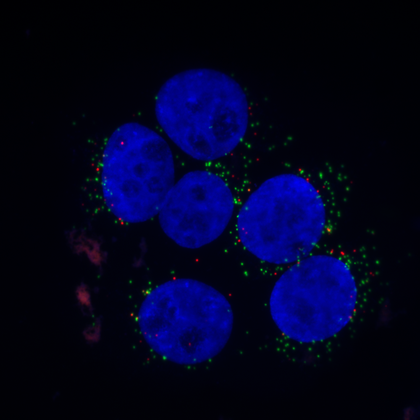
%> input picture TSBB08/lab5/C9minpeps2.bmp, 420 x 420 px, shrunk from 1000 x 1000 before the run
$ octave lab5_upp5.m   (GNU Octave 9; MATLAB toolbox functions it lacks are replaced by stand-ins)
%> lines starting %> are read from the running program, lines starting %| are printed output that depends on the picture; in (x1, y1, x2, y2) boxes, pixels count from 0 and x2, y2 are one past the last pixel; in counts of white or black regions, pixels touching at a corner belong together; the program's own positions count from 1
%% lab5 uppg5
clc
clear all

% Read a colour image
%--------------------
im1 = double(imread('C9minpeps2.bmp'));
figure(1), imshow(im1/255);

sobelx = [ 1 0 -1; 2 0 -2; 1 0 -1];
sobely = [ -1 -2 -1; 0 0 0 ; 1 2 1 ];


diffx = conv2(sobelx, sobelx);
diffy = conv2(sobely, sobely);

laplace = (-diffx - diffy)/64; % don't forget to scale the filter

% Look at the three colour components RGB
%----------------------------------------
im1r=im1(:,:,1); im1g=im1(:,:,2); im1b=im1(:,:,3);
%> after `im1r=im1(:,:,1)`:
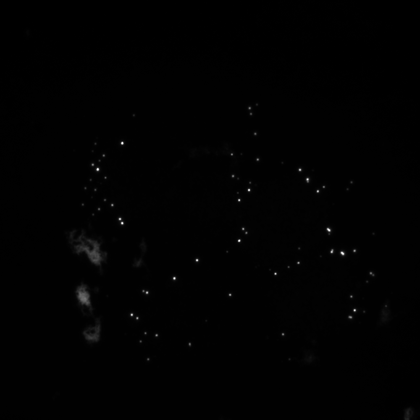
%> im1r: size 420x420 double; min 0, max 255, mean 1.5
%> after `im1g=im1(:,:,2)`:
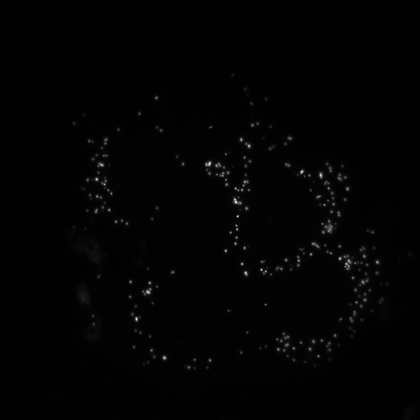
%> im1g: size 420x420 double; min 0, max 244, mean 2.8
%> after `im1b=im1(:,:,3)`:
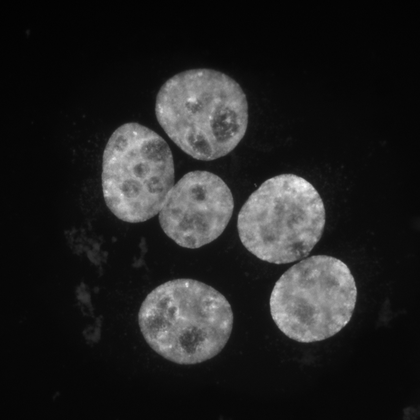
%> im1b: size 420x420 double; min 1, max 254, mean 34.3
figure(2), imshow(im1r,[0 255]), colormap(gray), colorbar;
figure(3), imshow(im1g,[0 255]), colormap(gray), colorbar;
figure(4), imshow(im1b,[0 255]), colormap(gray), colorbar;

filtered=conv2(im1r,laplace);
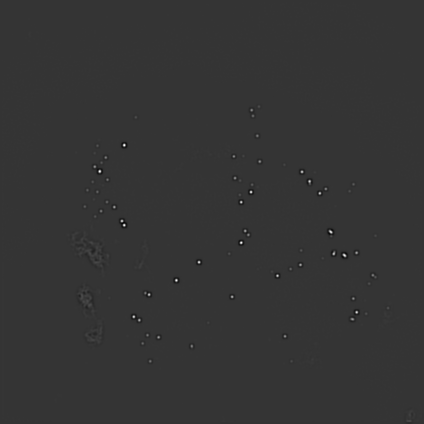
%> filtered: size 424x424 double; min -42.03, max 161.2, mean 0; drawn with min black and max white
figure(5), imshow(filtered,[0 255]), colormap(gray), colorbar;
%> after `imshow(filtered,[0 255])`:
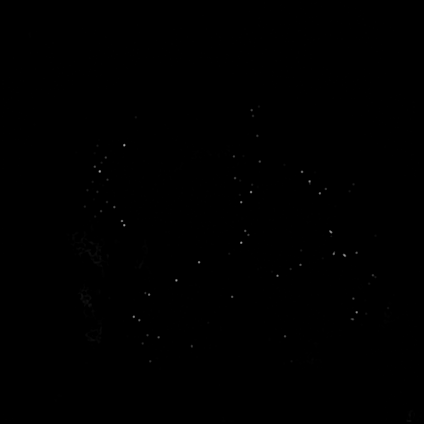
%> displayed picture: size 424x424, on the screen's scale of 0 to 255; min 0, max 161, mean 0.2

histo = hist(filtered(:),[0:255]);
%> histo = 256 values, max 176094 at index 1, min 0 at index 62, mean 702.2
figure(6), stem(histo);
%> after `stem(histo)`:
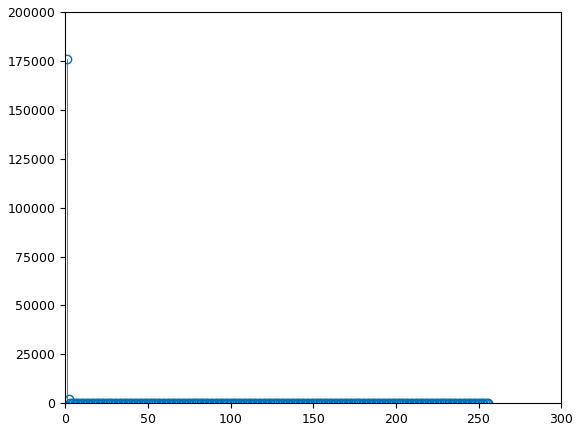
%> figure redrawn from the program's plot data; highest point at x = 1, y = 176094
im1rT = filtered>15;
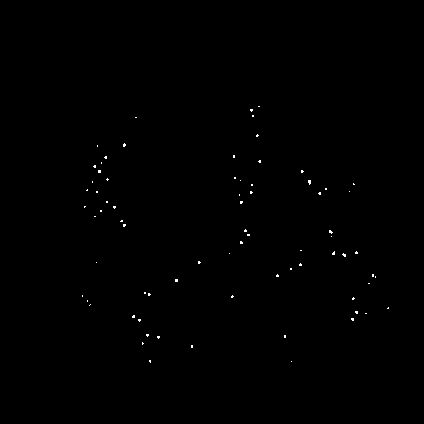
%> im1rT: size 424x424 logical; 0.21% white in thin lines or dots, all inside (x1, y1, x2, y2) = (82, 106, 389, 363)
figure(7), imshow(im1rT,[]), colormap(gray), colorbar;

blobs=im1rT.*filtered;
result=imregionalmax(blobs);
%> result: size 424x424 logical; 0.04% white in thin lines or dots, all inside (x1, y1, x2, y2) = (82, 106, 389, 362)
figure(8), imshow(blobs,[]), colormap(gray), colorbar;

figure(9), imshow((result),[]), colormap(gray), colorbar;
%% calculate # of maxima
close all
padlock = 0;
[len, hei] = size(result);
%> len = 424; hei = 424
for i=1:len
    for j = 1:hei
       if result(i,j) == 1
           padlock = padlock + 1;
       end
    end
end
%> after the loop, padlock = 75
padlock
%> padlock = 75

$ run again, with TSBB08/lab5/C9minpeps10.bmp copied over TSBB08/lab5/C9minpeps2.bmp
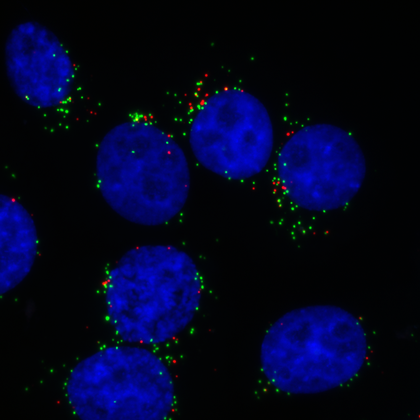
%> input picture TSBB08/lab5/C9minpeps10.bmp, 420 x 420 px, shrunk from 1000 x 1000 before the run
%> `filtered=conv2(im1r,laplace);`:
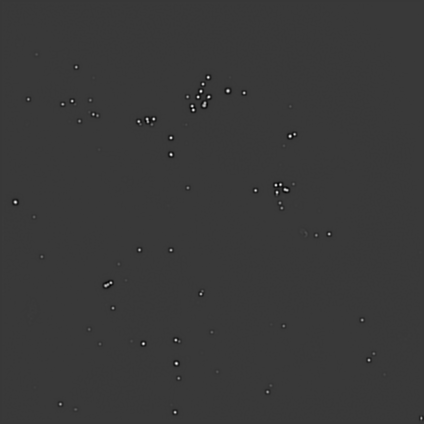
%> filtered: size 424x424 double; min -50.16, max 173.6, mean 0; drawn with min black and max white
%> histo = 256 values, max 176118 at index 1, min 0 at index 82, mean 702.2
%> `im1rT = filtered>15;`:
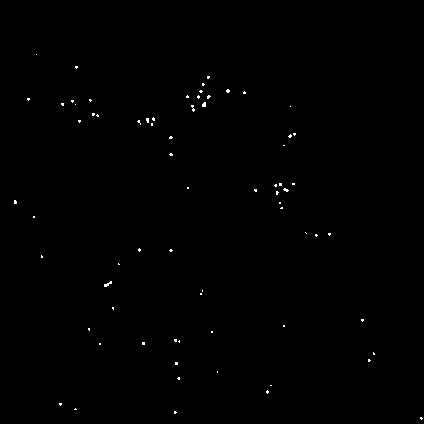
%> im1rT: size 424x424 logical; 0.28% white in thin lines or dots, all inside (x1, y1, x2, y2) = (14, 54, 423, 420)
%> result: size 424x424 logical; 0.04% white in thin lines or dots, all inside (x1, y1, x2, y2) = (15, 54, 422, 419)
%> after the loop `for i=1:len`: padlock = 76

$ run again, with TSBB08/lab5/C9minpeps8.bmp copied over TSBB08/lab5/C9minpeps2.bmp
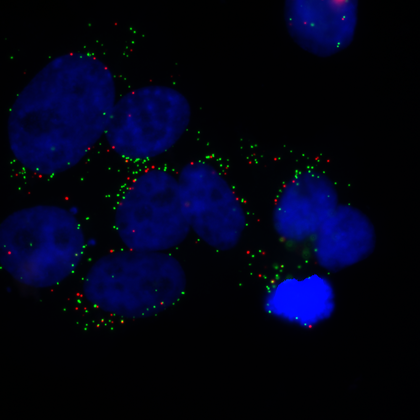
%> input picture TSBB08/lab5/C9minpeps8.bmp, 420 x 420 px, shrunk from 1000 x 1000 before the run
%> `filtered=conv2(im1r,laplace);`:
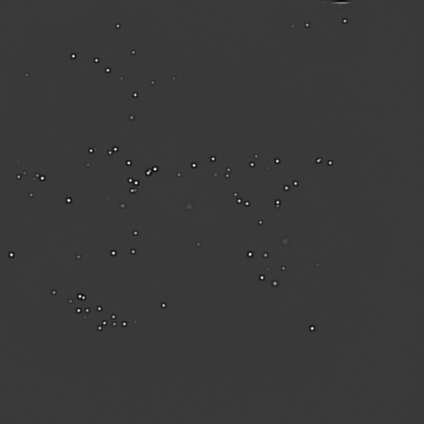
%> filtered: size 424x424 double; min -50.47, max 172, mean 0; drawn with min black and max white
%> histo = 256 values, max 177421 at index 1, min 0 at index 103, mean 702.2
%> `im1rT = filtered>15;`:
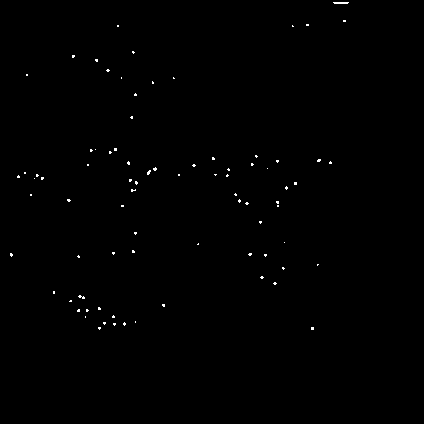
%> im1rT: size 424x424 logical; 0.31% white in thin lines or dots, all inside (x1, y1, x2, y2) = (10, 2, 349, 330)
%> result: size 424x424 logical; 0.05% white in thin lines or dots, all inside (x1, y1, x2, y2) = (11, 2, 345, 329)
%> after the loop `for i=1:len`: padlock = 83
